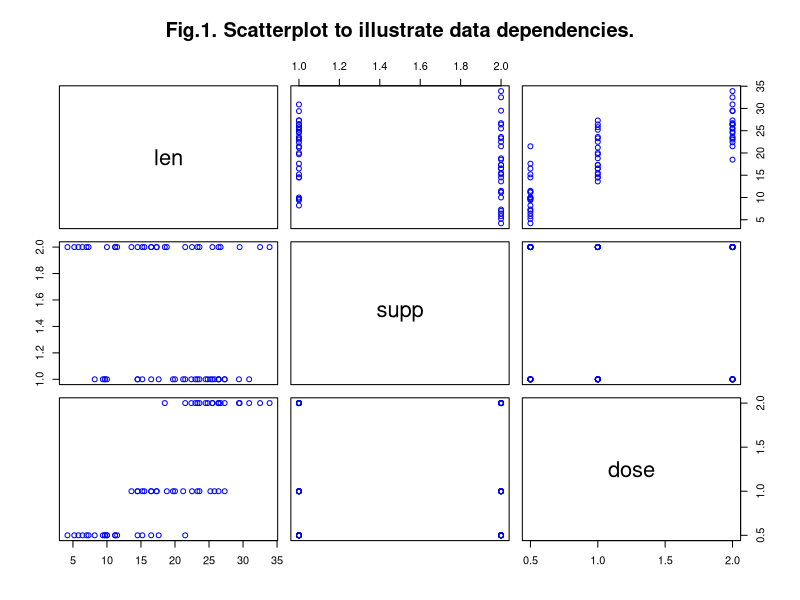
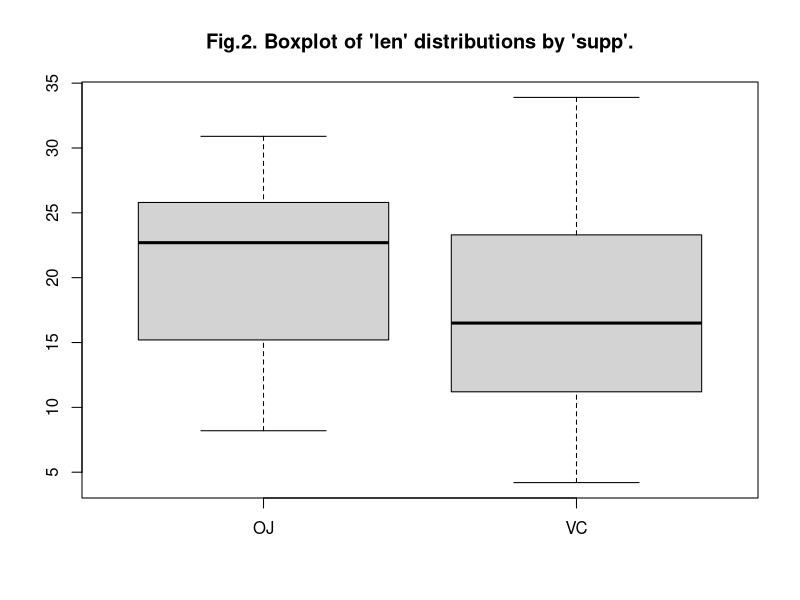
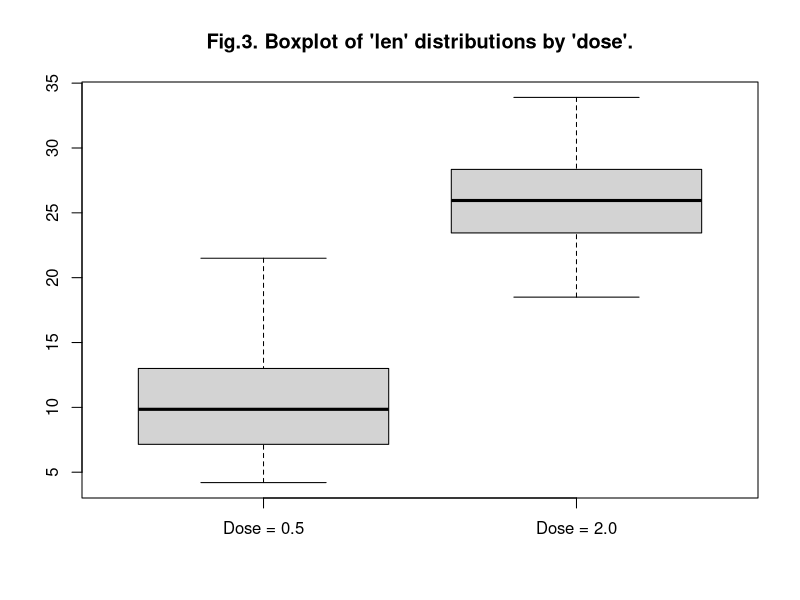

These figures' R source, in order:
## ---- chunk 1
data(ToothGrowth)
tg <- ToothGrowth;
head(tg)
summary(tg)
t1<-rbind(c(class(tg$len), class(tg$supp), class(tg$dose)),
          c(length(unique(tg$len)), length(unique(tg$supp)), length(unique(tg$dose))));
colnames(t1) <- names(tg);
rownames(t1) <- c("Class of parameter", "Number of values"); 
t1
## ---- chunk 2
plot(tg, main="Fig.1. Scatterplot to illustrate data dependencies.",col="blue")
## ---- chunk 3
confidence_interval95 <- function(x1,x2) {
  md <- mean(x1) - mean(x2);
  n1 <- length(x1); n2 <- length(x2);
  s1 <- sd(x1);   s2 <- sd(x2);
  semd <- sqrt(((n1-1)*s1^2 +(n2-1)*s2^2)/(n1+n2-2))*sqrt(1/n1+1/n2);
  md+c(-1,1)*qt(0.975, df=(n1+n2-2))*semd;
}
## ---- chunk 4
tp.vc <- factor("VC", levels = levels(unique(tg$supp)))
tp.oj <- factor("OJ", levels = levels(unique(tg$supp)))
lnBySuppOJ <- tg[tg$supp == tp.oj, ]$len
lnBySuppVC <- tg[tg$supp == tp.vc, ]$len
boxplot(lnBySuppOJ,lnBySuppVC, 
        main="Fig.2. Boxplot of 'len' distributions by 'supp'.", 
        names=c("OJ", "VC"), col="lightgray")
rbind(c(mean(lnBySuppOJ),mean(lnBySuppVC)),
      c(sd(lnBySuppOJ), sd(lnBySuppVC)))
## ---- chunk 5
confidence_interval95(lnBySuppOJ, lnBySuppVC)
ttest<-t.test(lnBySuppOJ,lnBySuppVC, paired=FALSE, var.equal = TRUE);ttest
## ---- chunk 6
lnByDose2 <- tg[tg$dose > 1, ]$len
lnByDose05 <- tg[tg$dose < 1, ]$len
boxplot(lnByDose05,lnByDose2, 
        main="Fig.3. Boxplot of 'len' distributions by 'dose'.", 
        names=c("Dose = 0.5", "Dose = 2.0"), col="lightgray")

rbind(c(mean(lnByDose2),mean(lnByDose05)),
      c(sd(lnByDose2), sd(lnByDose05)))
## ---- chunk 7
confidence_interval95(lnByDose2, lnByDose05)
ttest<-t.test(lnByDose2,lnByDose05, paired=FALSE, var.equal = TRUE);ttest
